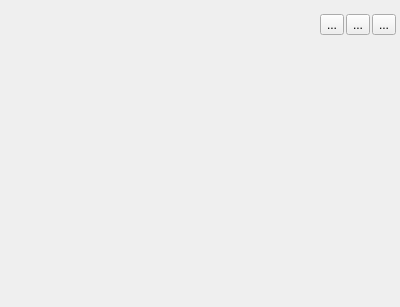
<?xml version="1.0" encoding="UTF-8"?>
<ui version="4.0">
 <class>FileBrowserWidget</class>
 <widget class="QWidget" name="FileBrowserWidget">
  <property name="geometry">
   <rect>
    <x>0</x>
    <y>0</y>
    <width>400</width>
    <height>307</height>
   </rect>
  </property>
  <property name="windowTitle">
   <string>Form</string>
  </property>
  <layout class="QVBoxLayout" name="verticalLayout">
   <property name="spacing">
    <number>0</number>
   </property>
   <property name="leftMargin">
    <number>4</number>
   </property>
   <property name="topMargin">
    <number>4</number>
   </property>
   <property name="rightMargin">
    <number>4</number>
   </property>
   <property name="bottomMargin">
    <number>4</number>
   </property>
   <item>
    <widget class="QWidget" name="topPanel" native="true">
     <layout class="QHBoxLayout" name="horizontalLayout_2">
      <property name="spacing">
       <number>0</number>
      </property>
      <property name="leftMargin">
       <number>0</number>
      </property>
      <property name="topMargin">
       <number>10</number>
      </property>
      <property name="rightMargin">
       <number>0</number>
      </property>
      <property name="bottomMargin">
       <number>10</number>
      </property>
      <item>
       <layout class="QHBoxLayout" name="pathLayout">
        <property name="spacing">
         <number>0</number>
        </property>
       </layout>
      </item>
      <item>
       <spacer name="horizontalSpacer">
        <property name="orientation">
         <enum>Qt::Horizontal</enum>
        </property>
        <property name="sizeHint" stdset="0">
         <size>
          <width>387</width>
          <height>20</height>
         </size>
        </property>
       </spacer>
      </item>
      <item>
       <widget class="QWidget" name="toolPanel" native="true">
        <layout class="QHBoxLayout" name="horizontalLayout">
         <property name="spacing">
          <number>2</number>
         </property>
         <property name="leftMargin">
          <number>0</number>
         </property>
         <property name="topMargin">
          <number>0</number>
         </property>
         <property name="rightMargin">
          <number>0</number>
         </property>
         <property name="bottomMargin">
          <number>0</number>
         </property>
         <item>
          <widget class="QToolButton" name="addFileButton">
           <property name="toolTip">
            <string>Добавить известный файл</string>
           </property>
           <property name="text">
            <string>...</string>
           </property>
           <property name="icon">
            <iconset>
             <normaloff>icons/list-add.png</normaloff>icons/list-add.png</iconset>
           </property>
          </widget>
         </item>
         <item>
          <widget class="QToolButton" name="addNewFileButton">
           <property name="toolTip">
            <string>Добавить новый файл</string>
           </property>
           <property name="text">
            <string>...</string>
           </property>
           <property name="icon">
            <iconset>
             <normaloff>icons/document-new.png</normaloff>icons/document-new.png</iconset>
           </property>
          </widget>
         </item>
         <item>
          <widget class="QToolButton" name="addFolderButton">
           <property name="toolTip">
            <string>Добавить папку</string>
           </property>
           <property name="text">
            <string>...</string>
           </property>
           <property name="icon">
            <iconset>
             <normaloff>icons/folder-new.png</normaloff>icons/folder-new.png</iconset>
           </property>
          </widget>
         </item>
        </layout>
       </widget>
      </item>
     </layout>
    </widget>
   </item>
   <item>
    <widget class="QScrollArea" name="scrollArea">
     <property name="frameShape">
      <enum>QFrame::NoFrame</enum>
     </property>
     <property name="widgetResizable">
      <bool>true</bool>
     </property>
     <widget class="QWidget" name="scrollAreaWidgetContents">
      <property name="geometry">
       <rect>
        <x>0</x>
        <y>0</y>
        <width>392</width>
        <height>255</height>
       </rect>
      </property>
      <layout class="QVBoxLayout" name="verticalLayout_2">
       <property name="spacing">
        <number>0</number>
       </property>
       <property name="leftMargin">
        <number>0</number>
       </property>
       <property name="topMargin">
        <number>0</number>
       </property>
       <property name="rightMargin">
        <number>0</number>
       </property>
       <property name="bottomMargin">
        <number>0</number>
       </property>
       <item>
        <layout class="QVBoxLayout" name="itemLayout">
         <property name="spacing">
          <number>4</number>
         </property>
         <property name="bottomMargin">
          <number>0</number>
         </property>
        </layout>
       </item>
       <item>
        <widget class="QWidget" name="spacerWidget" native="true">
         <layout class="QVBoxLayout" name="verticalLayout_3">
          <property name="spacing">
           <number>0</number>
          </property>
          <property name="leftMargin">
           <number>0</number>
          </property>
          <property name="topMargin">
           <number>0</number>
          </property>
          <property name="rightMargin">
           <number>0</number>
          </property>
          <property name="bottomMargin">
           <number>0</number>
          </property>
          <item>
           <spacer name="verticalSpacer">
            <property name="orientation">
             <enum>Qt::Vertical</enum>
            </property>
            <property name="sizeHint" stdset="0">
             <size>
              <width>20</width>
              <height>0</height>
             </size>
            </property>
           </spacer>
          </item>
         </layout>
        </widget>
       </item>
      </layout>
     </widget>
    </widget>
   </item>
  </layout>
 </widget>
 <resources/>
 <connections/>
</ui>
